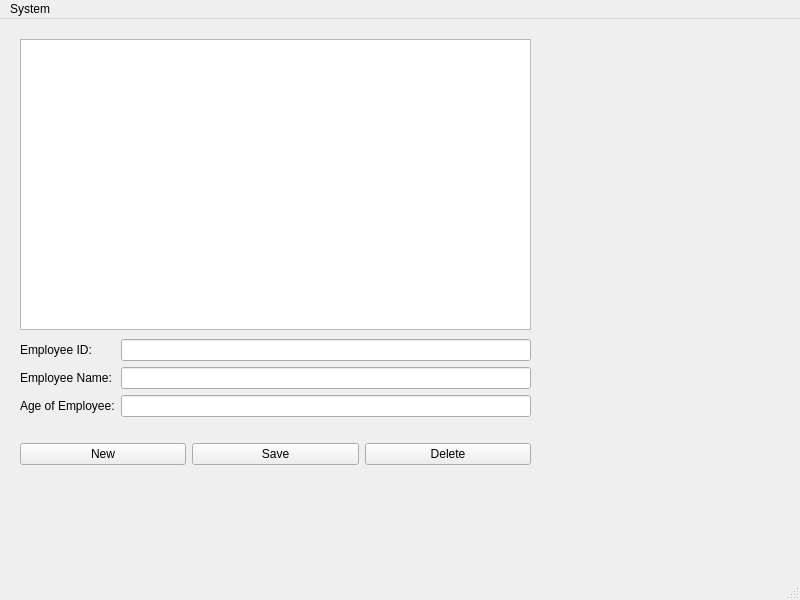
<?xml version="1.0" encoding="UTF-8"?>
<ui version="4.0">
 <class>MainWindow</class>
 <widget class="QMainWindow" name="MainWindow">
  <property name="geometry">
   <rect>
    <x>0</x>
    <y>0</y>
    <width>800</width>
    <height>600</height>
   </rect>
  </property>
  <property name="windowTitle">
   <string>MainWindow</string>
  </property>
  <widget class="QWidget" name="centralwidget">
   <widget class="QListView" name="listView">
    <property name="geometry">
     <rect>
      <x>20</x>
      <y>20</y>
      <width>511</width>
      <height>291</height>
     </rect>
    </property>
   </widget>
   <widget class="QWidget" name="formLayoutWidget">
    <property name="geometry">
     <rect>
      <x>20</x>
      <y>320</y>
      <width>511</width>
      <height>81</height>
     </rect>
    </property>
    <layout class="QFormLayout" name="formLayout">
     <item row="0" column="0">
      <widget class="QLabel" name="employeeIDLabel">
       <property name="text">
        <string>Employee ID:</string>
       </property>
      </widget>
     </item>
     <item row="0" column="1">
      <widget class="QLineEdit" name="employeeIDLineEdit"/>
     </item>
     <item row="1" column="0">
      <widget class="QLabel" name="employeeNameLabel">
       <property name="text">
        <string>Employee Name:</string>
       </property>
      </widget>
     </item>
     <item row="1" column="1">
      <widget class="QLineEdit" name="employeeNameLineEdit"/>
     </item>
     <item row="2" column="0">
      <widget class="QLabel" name="ageOfEmployeeLabel">
       <property name="text">
        <string>Age of Employee:</string>
       </property>
      </widget>
     </item>
     <item row="2" column="1">
      <widget class="QLineEdit" name="ageOfEmployeeLineEdit"/>
     </item>
    </layout>
   </widget>
   <widget class="QWidget" name="horizontalLayoutWidget">
    <property name="geometry">
     <rect>
      <x>20</x>
      <y>410</y>
      <width>511</width>
      <height>51</height>
     </rect>
    </property>
    <layout class="QHBoxLayout" name="horizontalLayout">
     <item>
      <widget class="QPushButton" name="pushButtonNew">
       <property name="text">
        <string>New</string>
       </property>
       <property name="icon">
        <iconset>
         <normaloff>../../../../.designer/backup/images/ic_new.png</normaloff>../../../../.designer/backup/images/ic_new.png</iconset>
       </property>
      </widget>
     </item>
     <item>
      <widget class="QPushButton" name="pushButtonSave">
       <property name="text">
        <string>Save</string>
       </property>
       <property name="icon">
        <iconset>
         <normaloff>../../../../.designer/backup/images/ic_save.png</normaloff>../../../../.designer/backup/images/ic_save.png</iconset>
       </property>
      </widget>
     </item>
     <item>
      <widget class="QPushButton" name="pushButtonDelete">
       <property name="text">
        <string>Delete</string>
       </property>
       <property name="icon">
        <iconset>
         <normaloff>../../../../.designer/backup/images/ic_delete.png</normaloff>../../../../.designer/backup/images/ic_delete.png</iconset>
       </property>
      </widget>
     </item>
    </layout>
   </widget>
  </widget>
  <widget class="QMenuBar" name="menubar">
   <property name="geometry">
    <rect>
     <x>0</x>
     <y>0</y>
     <width>800</width>
     <height>25</height>
    </rect>
   </property>
   <widget class="QMenu" name="menuSystem">
    <property name="title">
     <string>System</string>
    </property>
    <addaction name="actionExport_to_Json"/>
    <addaction name="separator"/>
    <addaction name="actionImport_from_Json"/>
    <addaction name="separator"/>
    <addaction name="actionExit"/>
   </widget>
   <addaction name="menuSystem"/>
  </widget>
  <widget class="QStatusBar" name="statusbar"/>
  <action name="actionExport_to_Json">
   <property name="icon">
    <iconset>
     <normaloff>../../../../.designer/backup/images/ic_export.png</normaloff>../../../../.designer/backup/images/ic_export.png</iconset>
   </property>
   <property name="text">
    <string>Export to Json</string>
   </property>
  </action>
  <action name="actionImport_from_Json">
   <property name="icon">
    <iconset>
     <normaloff>../../../../.designer/backup/images/ic_import.png</normaloff>../../../../.designer/backup/images/ic_import.png</iconset>
   </property>
   <property name="text">
    <string>Import from Json</string>
   </property>
  </action>
  <action name="actionExit">
   <property name="icon">
    <iconset>
     <normaloff>../../../../.designer/backup/images/ic_exit.png</normaloff>../../../../.designer/backup/images/ic_exit.png</iconset>
   </property>
   <property name="text">
    <string>Exit</string>
   </property>
  </action>
 </widget>
 <resources/>
 <connections/>
</ui>
